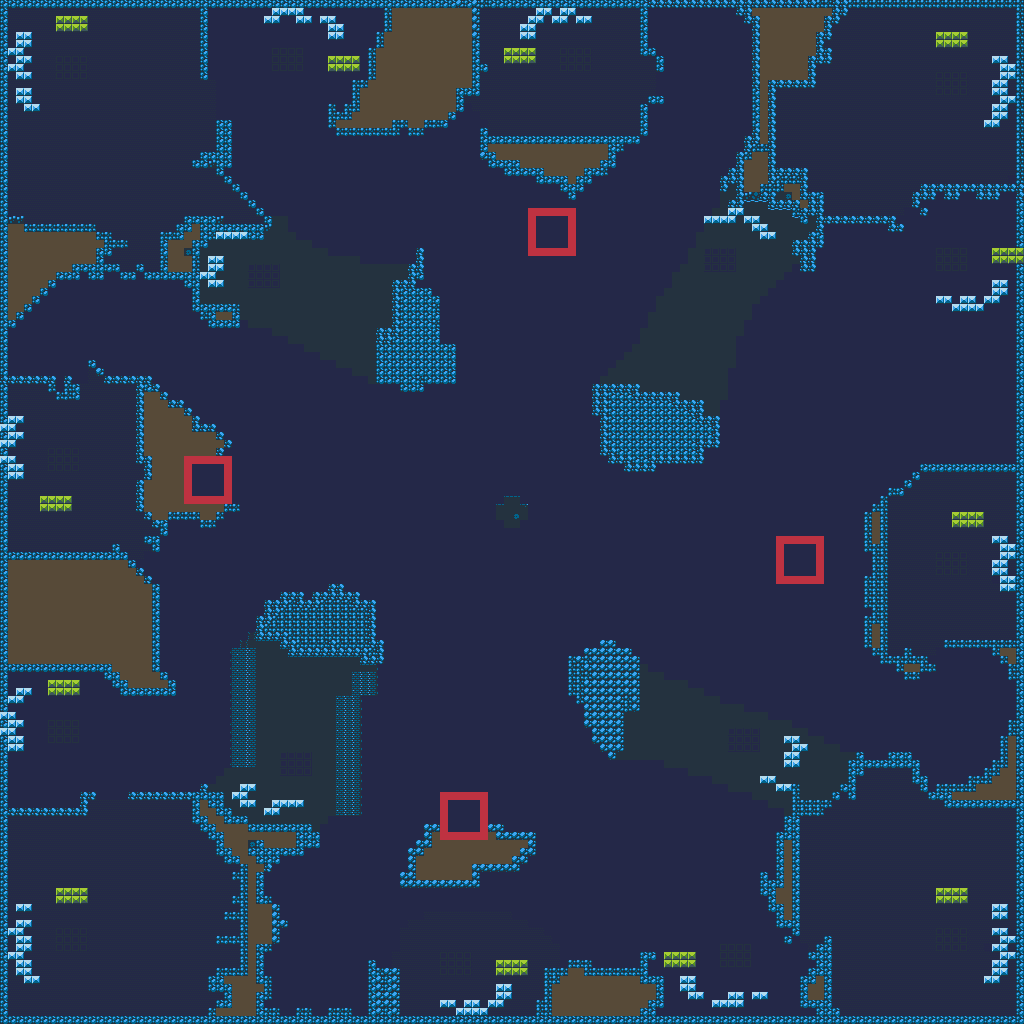

A level layout from a 2D game, rendered from its tile map. Below: a short description, then the map file with tile-grid data replaced by summaries:
An orthogonal 128x128 tile map with 8x8 px tiles, 1 tile layer (Tile Layer 1).

<map version="1.2" tiledversion="1.2.1" orientation="orthogonal" renderorder="right-down" width="128" height="128" tilewidth="8" tileheight="8" infinite="0" backgroundcolor="#242848" nextlayerid="2" nextobjectid="1">
 <tileset firstgid="1" source="../assets/tsx/metroid_tiles.tsx" />
 <layer id="1" name="Tile Layer 1" width="128" height="128">
  <data>[16384 cells, 8396 non-empty, 24 distinct tile ids]</data>
 </layer>
</map>
